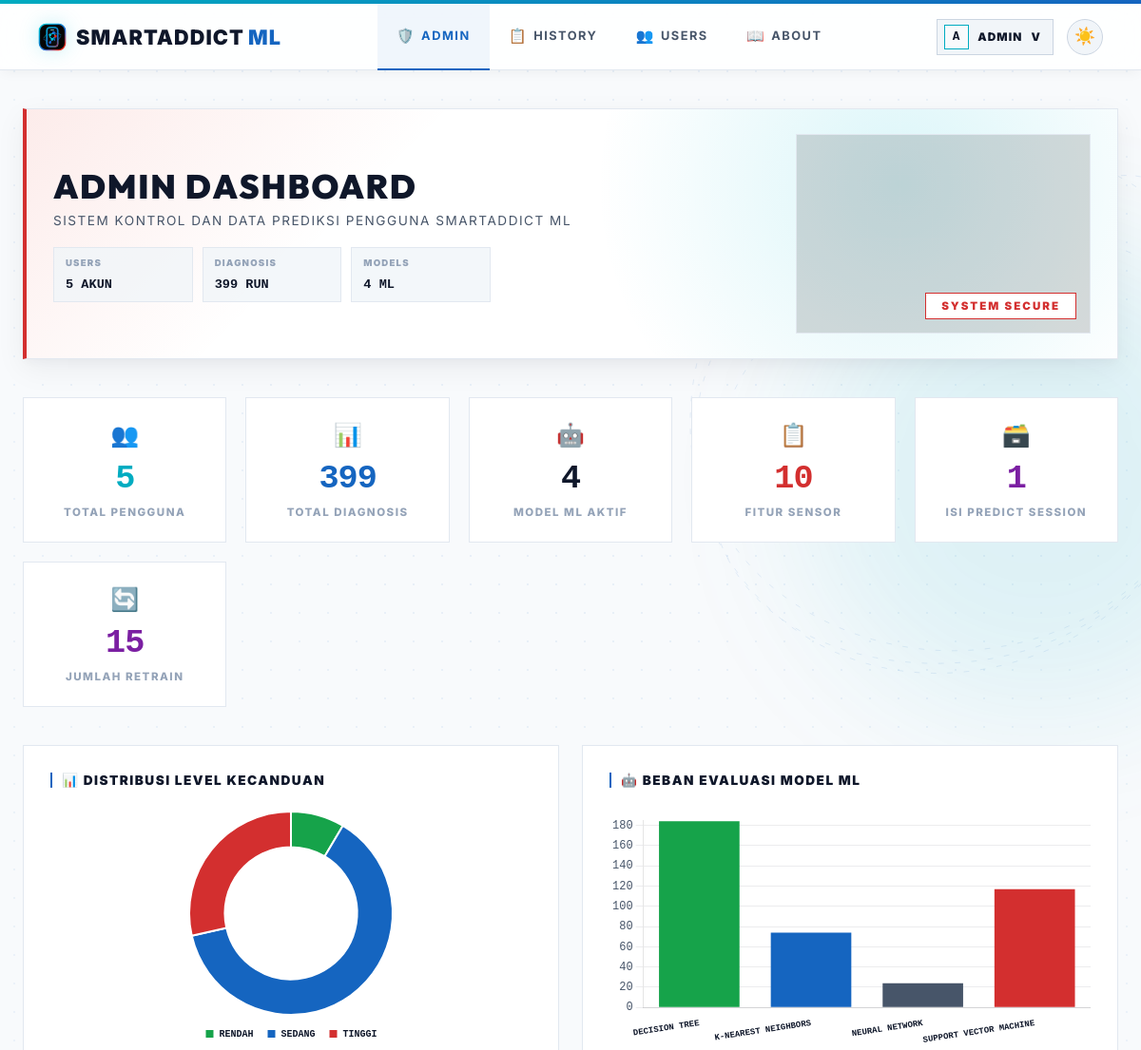
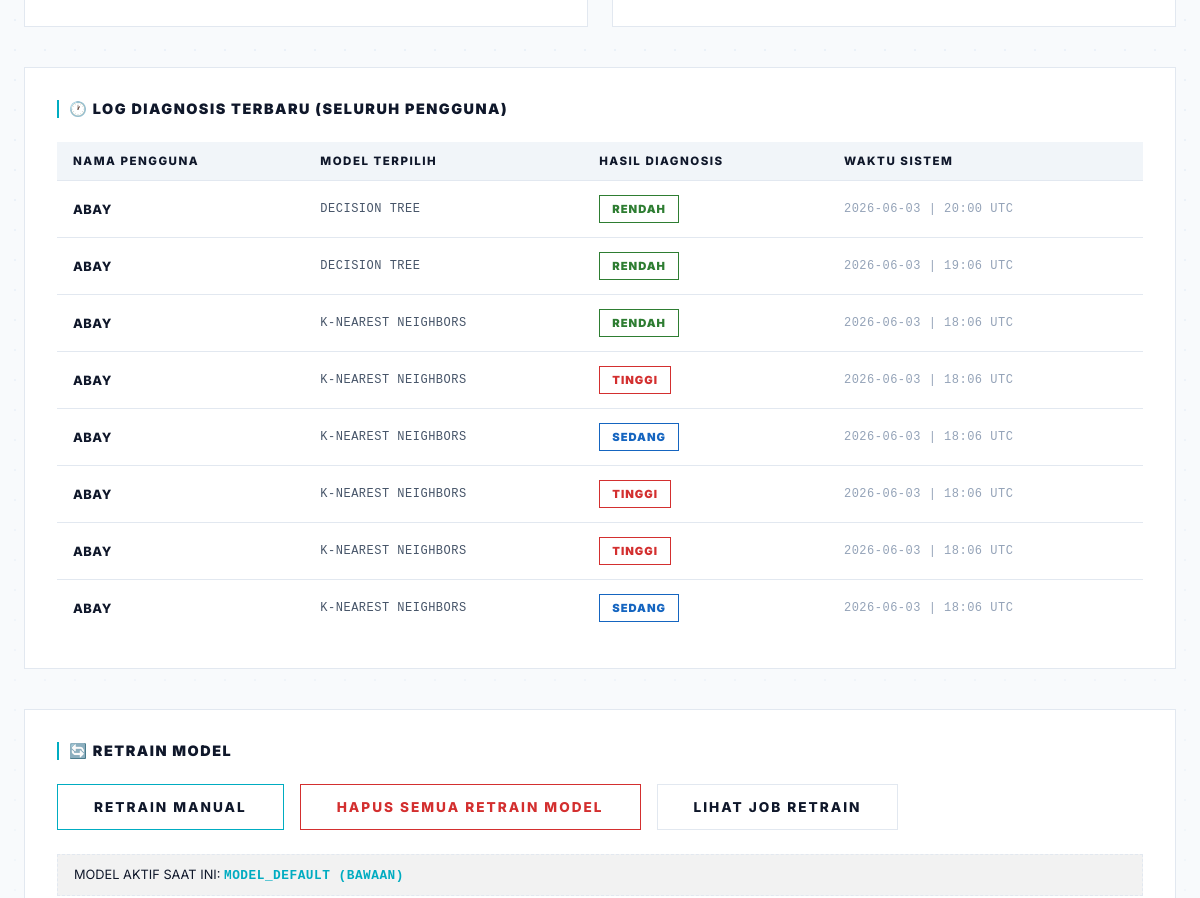
Page /admin (signed in, upper part) on the earlier database version (2 pictures, top to bottom).
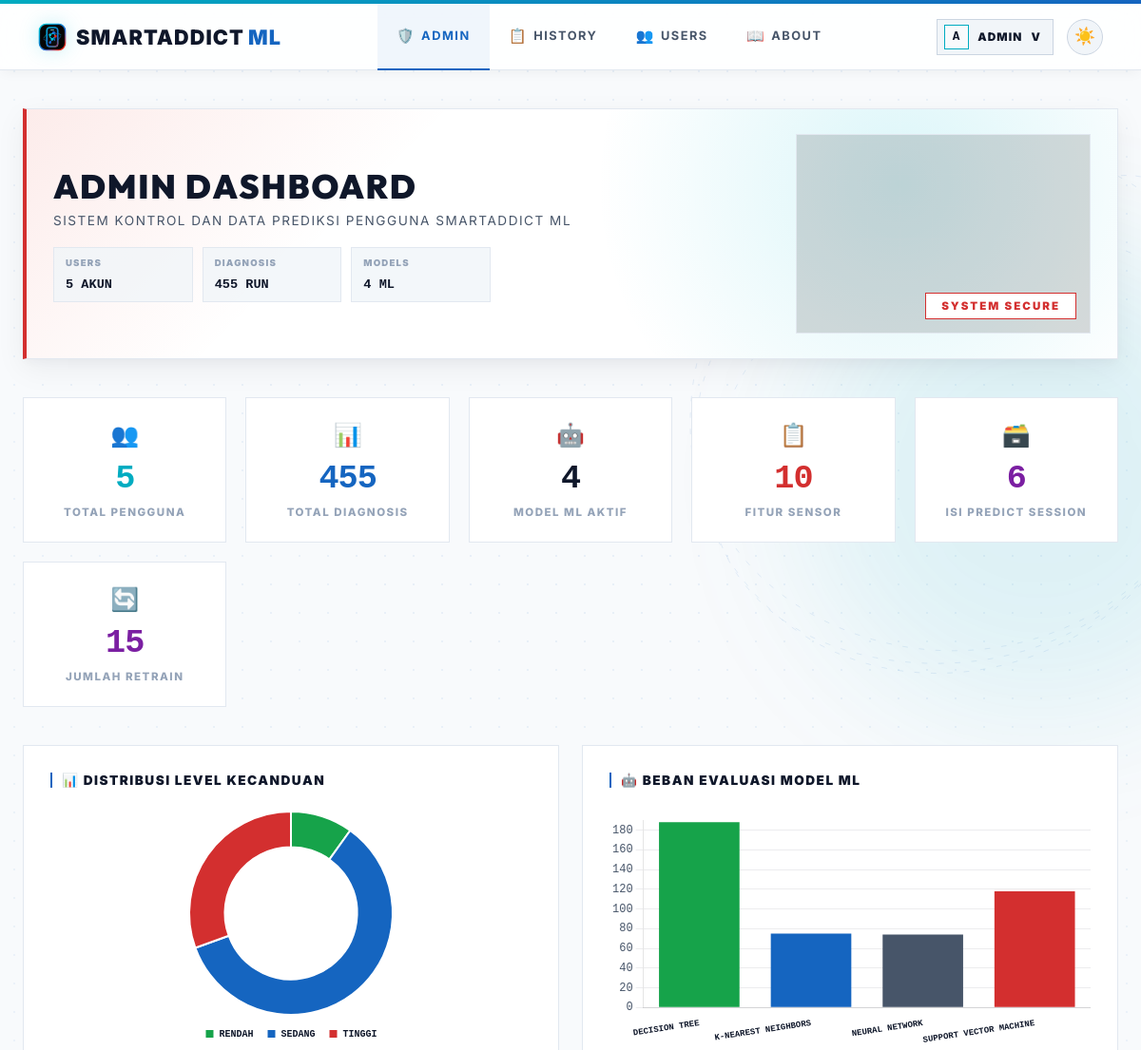
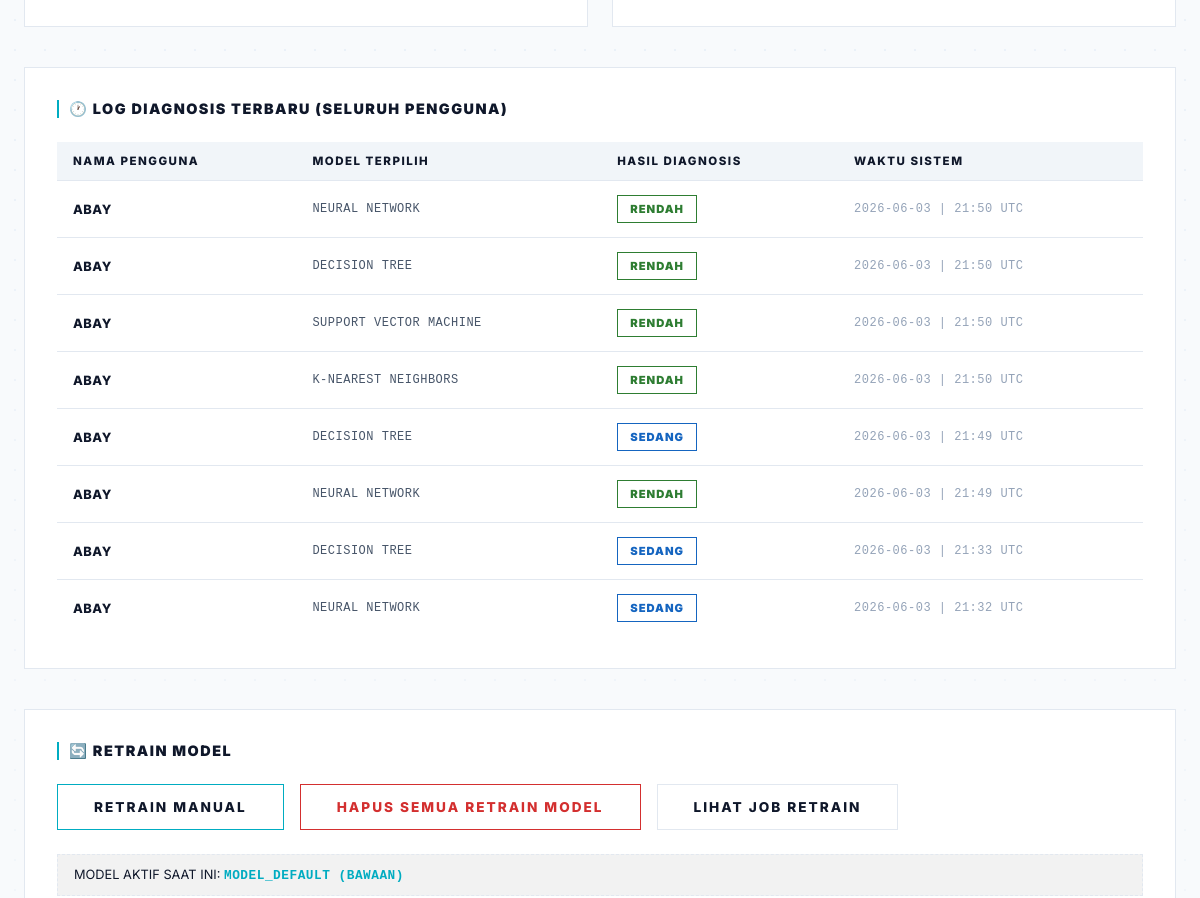
Same page on the later database version (2 pictures, top to bottom).
### smartaddict/models/prediction.py (models this page shows, shortened)
class Prediction(db.Model):
    id = db.Column(db.Integer, primary_key=True)
    user_id = db.Column(db.Integer, db.ForeignKey("user.id"), nullable=False)
    model_name = db.Column(db.String(50), nullable=False)
    input_values = db.Column(db.Text, nullable=False)
    result = db.Column(db.String(20), nullable=False)
    prediction_raw = db.Column(db.Integer, nullable=False)
    timestamp = db.Column(db.DateTime, default=datetime.utcnow)

### smartaddict/models/user.py (models this page shows, shortened)
class User(UserMixin, db.Model):
    id = db.Column(db.Integer, primary_key=True)
    username = db.Column(db.String(80), unique=True, nullable=False)
    password_hash = db.Column(db.String(200), nullable=False)
    role = db.Column(db.String(10), default="user")
    created_at = db.Column(db.DateTime, default=datetime.utcnow)
    predictions = db.relationship("Prediction", backref="user", lazy=True)
    @property
    def is_admin(self):
        return self.role == "admin"

### smartaddict/routes/admin_routes.py (the view)
@admin_bp.route("/admin", endpoint='admin_dashboard')
@admin_required
def admin_dashboard():
    total_users = User.query.filter_by(role='user').count()
    total_preds = Prediction.query.count()
    total_predict_session = PredictUserSession.query.count()
    all_preds = Prediction.query.all()
    stats = {'Rendah': 0, 'Sedang': 0, 'Tinggi': 0}
    model_usage = {}
    for p in all_preds:
        if p.result in stats:
            stats[p.result] += 1
        model_usage[p.model_name] = model_usage.get(p.model_name, 0) + 1
    recent = Prediction.query.order_by(Prediction.timestamp.desc()).limit(8).all()
    versions = get_available_retrain_versions(runtime.ACTIVE_MODEL_VERSION)
    total_retrains = len(versions)
    return render_template("admin/dashboard.html", active_page='admin_dashboard',
        total_users=total_users, total_preds=total_preds, stats=stats,
        model_usage=model_usage, recent=recent,
        total_predict_session=total_predict_session,
        total_retrains=total_retrains, retrain_versions=versions,
        active_model_version=runtime.ACTIVE_MODEL_VERSION)

### app.py (called while the page is built)
@app.after_request
def add_no_cache(response):
    response.headers['Cache-Control'] = 'no-store, no-cache, must-revalidate, max-age=0'
    response.headers['Pragma'] = 'no-cache'
    response.headers['Expires'] = '0'
    return response

@login_manager.user_loader
def load_user(user_id):
    try:
        return User.query.get(int(user_id))
    except Exception:
        return None

### smartaddict/routes/admin_routes.py (called while the page is built)
def admin_required(view_func):
    @wraps(view_func)
    @login_required
    def wrapped(*args, **kwargs):
        if not current_user.is_admin:
            flash('Akses ditolak. Hanya admin yang bisa mengakses halaman ini.', 'error')
            return redirect(url_for('user.dashboard'))
        return view_func(*args, **kwargs)
    return wrapped

### templates/admin/dashboard.html (shortened to what the changed rows need)
{% extends "base.html" %}
{% block content %}
<main class="content">
    <div class="page-header admin-command-hero">
        <div class="header-text command-copy">
            <h1>ADMIN DASHBOARD</h1>
            <div class="command-metrics">
                <div class="command-metric">
                    <span>Diagnosis</span>
                    <strong>{{ total_preds }} Run</strong>
                </div>
            </div>
        </div>
    </div>
    <div class="stats-grid">
        <div class="stat-card">
            <div class="stat-icon">📊</div>
            <div class="stat-num" style="color:var(--m-blue-dark)">{{ total_preds }}</div>
            <div class="stat-label">Total Diagnosis</div>
        </div>
        <div class="stat-card">
            <div class="stat-icon">🗃️</div>
            <div class="stat-num" style="color:var(--accent-purple)">{{ total_predict_session }}</div>
            <div class="stat-label">Isi Predict Session</div>
        </div>
    </div>
    <div class="charts-row">
        <div class="chart-box">
            <div style="max-width:250px; margin:0 auto"><canvas id="pieChart"></canvas></div>
        </div>
        <div class="chart-box">
            <h3>🤖 BEBAN EVALUASI MODEL ML</h3>
            <canvas id="modelChart" style="max-height:250px"></canvas>
        </div>
    </div>
    <div class="recent-section">
        {% if recent %}
        <table class="recent-table">
            <thead>
                <tr>
                    <th>NAMA PENGGUNA</th>
                    <th>MODEL TERPILIH</th>
                    <th>HASIL DIAGNOSIS</th>
                    <th>WAKTU SISTEM</th>
                </tr>
            </thead>
            <tbody>
                {% for p in recent %}
                <tr>
                    <td style="font-weight:800; color:var(--text-primary); text-transform: uppercase;">{{ p.user.username }}</td>
                    <td style="font-family: monospace; text-transform: uppercase; font-size: 0.75rem;">{{ p.model_name }}</td>
                    <td>
                        <span class="badge-sm {% if p.result == 'Rendah' %}r{% elif p.result == 'Sedang' %}s{% else %}t{% endif %}">
                            {{ p.result | upper }}
                        </span>
                    </td>
                    <td style="color:var(--text-muted); font-family: monospace; font-size:0.75rem">{{ p.timestamp.strftime('%Y-%m-%d | %H:%M UTC') }}</td>
                </tr>
                {% endfor %}
            </tbody>
        </table>
        {% else %}
        <p style="color:var(--text-muted); text-align:center; padding:32px; font-weight:800; letter-spacing:1px;">BELUM ADA REKAMAN LOG DIAGNOSIS.</p>
        {% endif %}
    </div>
</main>
{% endblock %}

Differences in the rows shown:
no longer on this page (row unchanged): Prediction: user.username "ABAY", model_name "DECISION TREE", result "RENDAH", timestamp "2026-06-03 | 20:00 UTC"
no longer on this page (row unchanged): Prediction: user.username "ABAY", model_name "DECISION TREE", result "RENDAH", timestamp "2026-06-03 | 19:06 UTC"
no longer on this page (row unchanged): Prediction: user.username "ABAY", model_name "K-NEAREST NEIGHBORS", result "RENDAH", timestamp "2026-06-03 | 18:06 UTC"
no longer on this page (row unchanged): Prediction: user.username "ABAY", model_name "K-NEAREST NEIGHBORS", result "TINGGI", timestamp "2026-06-03 | 18:06 UTC"
no longer on this page (row unchanged): Prediction: user.username "ABAY", model_name "K-NEAREST NEIGHBORS", result "SEDANG", timestamp "2026-06-03 | 18:06 UTC"
no longer on this page (row unchanged): Prediction: user.username "ABAY", model_name "K-NEAREST NEIGHBORS", result "TINGGI", timestamp "2026-06-03 | 18:06 UTC"
no longer on this page (row unchanged): Prediction: user.username "ABAY", model_name "K-NEAREST NEIGHBORS", result "TINGGI", timestamp "2026-06-03 | 18:06 UTC"
no longer on this page (row unchanged): Prediction: user.username "ABAY", model_name "K-NEAREST NEIGHBORS", result "SEDANG", timestamp "2026-06-03 | 18:06 UTC"
added Prediction: user.username "ABAY", model_name "NEURAL NETWORK", result "RENDAH", timestamp "2026-06-03 | 21:50 UTC"
added Prediction: user.username "ABAY", model_name "DECISION TREE", result "RENDAH", timestamp "2026-06-03 | 21:50 UTC"
added Prediction: user.username "ABAY", model_name "SUPPORT VECTOR MACHINE", result "RENDAH", timestamp "2026-06-03 | 21:50 UTC"
added Prediction: user.username "ABAY", model_name "K-NEAREST NEIGHBORS", result "RENDAH", timestamp "2026-06-03 | 21:50 UTC"
added Prediction: user.username "ABAY", model_name "DECISION TREE", result "SEDANG", timestamp "2026-06-03 | 21:49 UTC"
added Prediction: user.username "ABAY", model_name "NEURAL NETWORK", result "RENDAH", timestamp "2026-06-03 | 21:49 UTC"
added Prediction: user.username "ABAY", model_name "DECISION TREE", result "SEDANG", timestamp "2026-06-03 | 21:33 UTC"
added Prediction: user.username "ABAY", model_name "NEURAL NETWORK", result "SEDANG", timestamp "2026-06-03 | 21:32 UTC"
Other differences:
{{ total_preds }}: "399" → "455"
{{ total_predict_session }}: "1" → "6"
chart data {{ stats | tojson }}: {"Rendah": 34, "Sedang": 251, "Tinggi": 114} → {"Rendah": 45, "Sedang": 271, "Tinggi": 139}
chart data {{ model_usage | tojson }}: {"Decision Tree": 184, "K-Nearest Neighbors": 74, "Neural Network": 24, "Support Vector Machine": 117} → {"Decision Tree": 188, "K-Nearest Neighbors": 75, "Neural Network": 74, "Support Vector Machine": 118}
